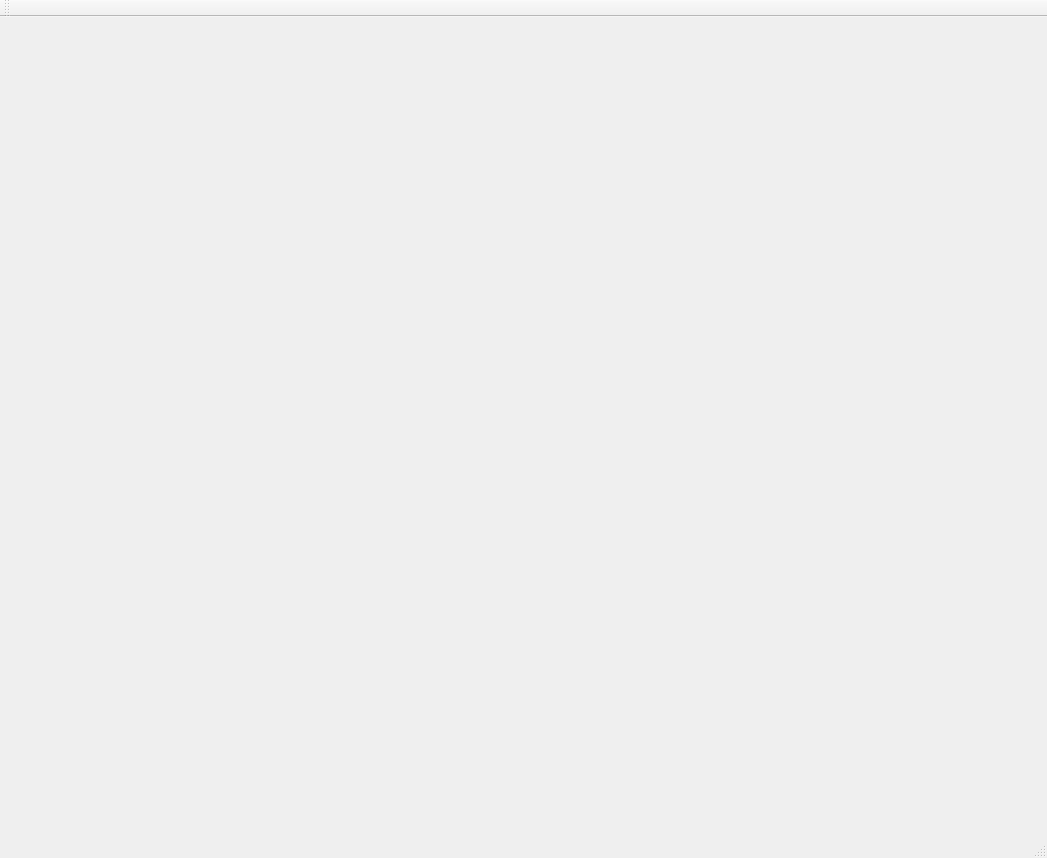
<?xml version="1.0" encoding="UTF-8"?>
<ui version="4.0">
 <class>QT_IRRClass</class>
 <widget class="QMainWindow" name="QT_IRRClass">
  <property name="geometry">
   <rect>
    <x>0</x>
    <y>0</y>
    <width>1047</width>
    <height>858</height>
   </rect>
  </property>
  <property name="windowTitle">
   <string>QT_IRR</string>
  </property>
  <widget class="QWidget" name="centralWidget">
   <layout class="QHBoxLayout" name="horizontalLayout">
    <item>
     <widget class="QIrrlichtWidget" name="irrWidget" native="true"/>
    </item>
   </layout>
  </widget>
  <widget class="QMenuBar" name="menuBar">
   <property name="geometry">
    <rect>
     <x>0</x>
     <y>0</y>
     <width>1047</width>
     <height>26</height>
    </rect>
   </property>
  </widget>
  <widget class="QToolBar" name="mainToolBar">
   <attribute name="toolBarArea">
    <enum>TopToolBarArea</enum>
   </attribute>
   <attribute name="toolBarBreak">
    <bool>false</bool>
   </attribute>
  </widget>
  <widget class="QStatusBar" name="statusBar"/>
 </widget>
 <layoutdefault spacing="6" margin="11"/>
 <customwidgets>
  <customwidget>
   <class>QIrrlichtWidget</class>
   <extends>QWidget</extends>
   <header>QIrrlichtWidget.h</header>
   <container>1</container>
  </customwidget>
 </customwidgets>
 <resources>
  <include location="QT_IRR.qrc"/>
 </resources>
 <connections/>
</ui>
